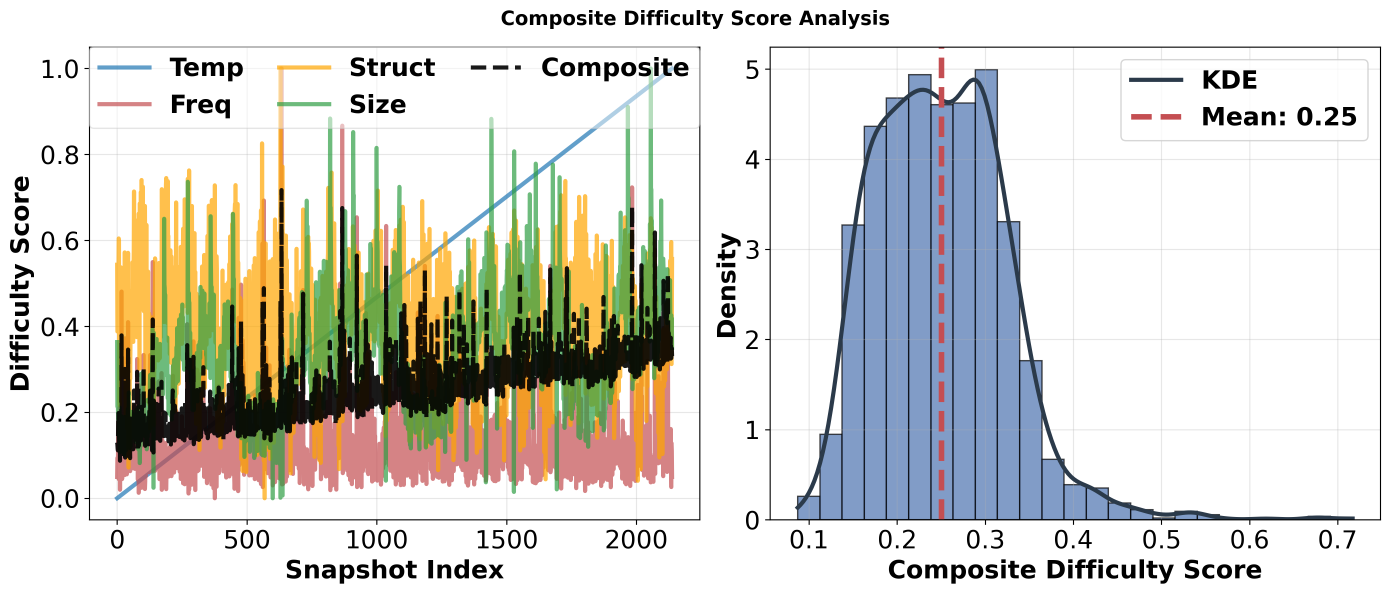
#> input picture src/visualizations_GDELT/combined_difficulty.png, 4171 x 1781 px (shown at 1/3 size); the run also reads 1 picture not shown here
$ python comb_img.py
#> lines starting #> are read from the running program, lines starting #| are printed output that depends on the picture
import matplotlib.pyplot as plt
import matplotlib.image as mpimg
from matplotlib.gridspec import GridSpec

img_top = mpimg.imread('visualizations_GDELT/combined_difficulty.png')
#> img_top is the input picture: shape (1781, 4171, 4) float32; mean R, G, B, A 0.844, 0.826, 0.815, 1
img_bottom = mpimg.imread('visualizations_ICEWS14/combined_difficulty.png')

fig = plt.figure(figsize=(7.5, 7.0))
gs = GridSpec(2, 1, figure=fig, hspace=0, wspace=0,
              left=0, right=1, top=1, bottom=0)  # zero all margins

ax1 = fig.add_subplot(gs[0])
ax2 = fig.add_subplot(gs[1])

ax1.imshow(img_top, aspect='auto')
ax1.axis('off')

ax2.imshow(img_bottom, aspect='auto')
ax2.axis('off')

plt.savefig('combined_two_datasets.png', dpi=600)
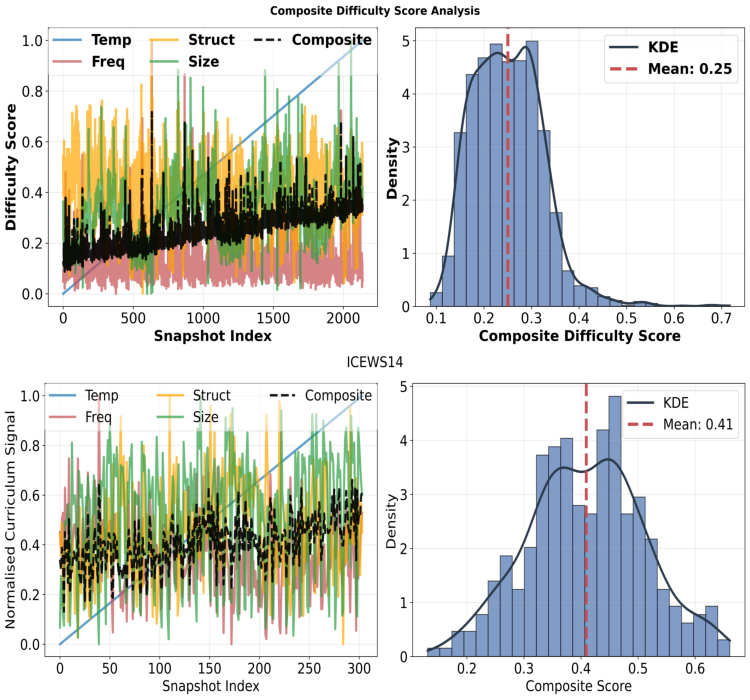
#> figure drawn by matplotlib, 2 panels
